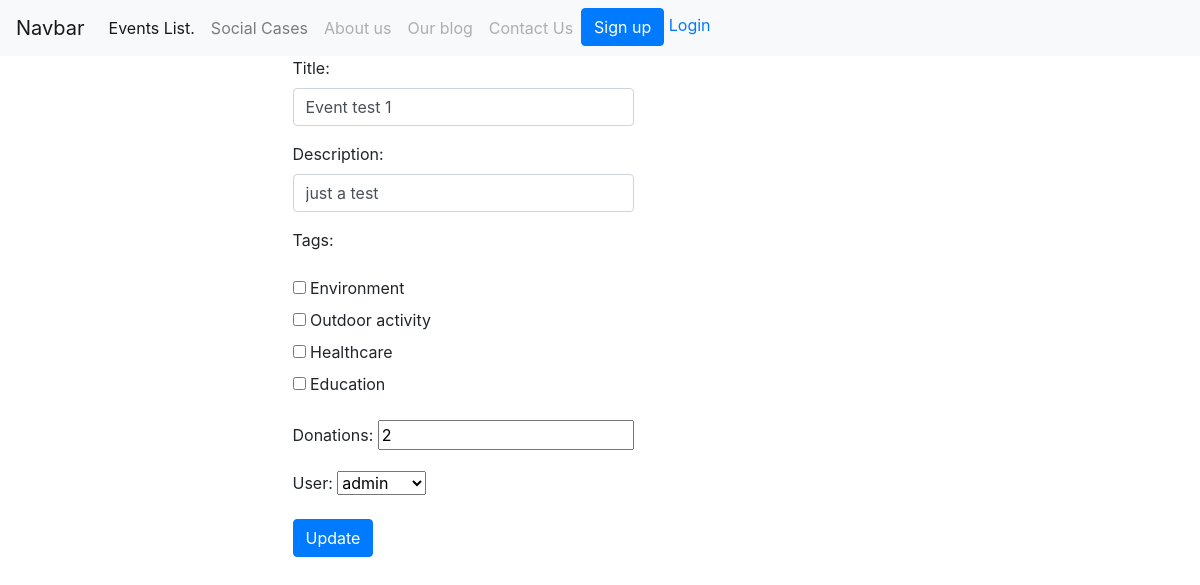
Before: /social_case_update/1/ with the older database file.
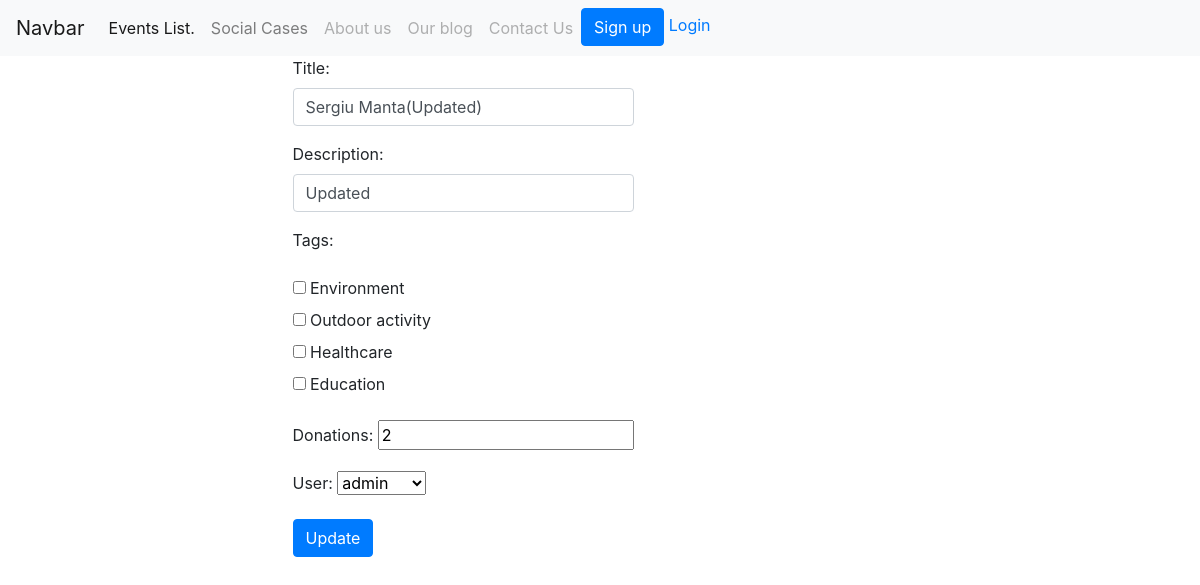
After: the same page with the newer database file.
### social_cases/models.py (models this page shows, shortened)
class SocialCase(models.Model):
    title = models.CharField(max_length=200)
    user = models.ForeignKey(User, on_delete=models.CASCADE)
    description = models.TextField(null=True, blank=False)
    created = models.DateTimeField(auto_now_add=True)
    donations = models.IntegerField()
    tags = models.ManyToManyField(Tag)

### social_cases/views.py (the view)
# urls.py: path('social_case_update/<int:pk>/', views.SocialCaseUpdateView.as_view(), name='update-social-case'),
class SocialCaseUpdateView(UpdateView):
    template_name = 'social_cases/social_case_update.html'
    model = SocialCase
    success_url = reverse_lazy('social-cases')
    form_class = SocialCaseForm

### social_cases/forms.py
class SocialCaseForm(forms.ModelForm):
    class Meta:
        model = SocialCase
        fields = ['title', 'description', 'tags', 'donations', 'user']
        widgets = {
            'title': TextInput(attrs={'placeholder': 'Adauga titlul cazului social', 'class': 'form-control'}),
            'description': TextInput(attrs={'placeholder': 'Adauga descrierea cazului social', 'class': 'form-control'}),
            'tags': CheckboxSelectMultiple(),
        }

### events/models.py (called while the page is built)
    def __str__(self):
        return str(self.name)

### templates/social_cases/social_case_update.html (shortened to what this page needs)
{% extends 'base.html' %}
{% block content %}
    <div class="row">
    <div class="row cold-md6 offset-md-3">
        <form method="POST">
            {{ form.as_p }}
            <button type="submit" class="btn btn-primary">Update</button>
        </form>
    </div>
    </div>
{% endblock content %}

Changed rows visible on the page:
changed SocialCase "admin": title "Event test 1" → "Sergiu Manta(Updated)"; description "just a test" → "Updated"
